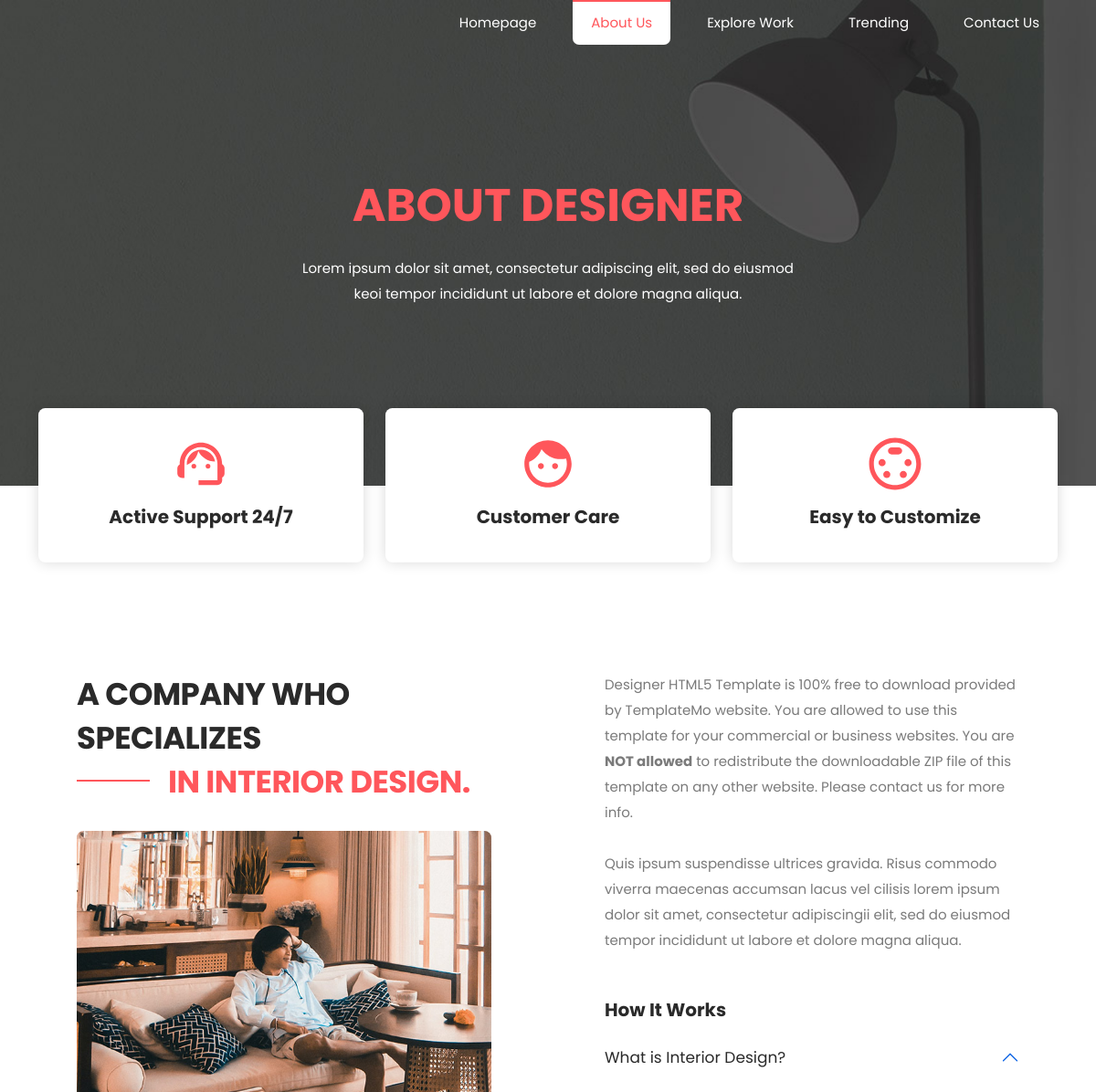
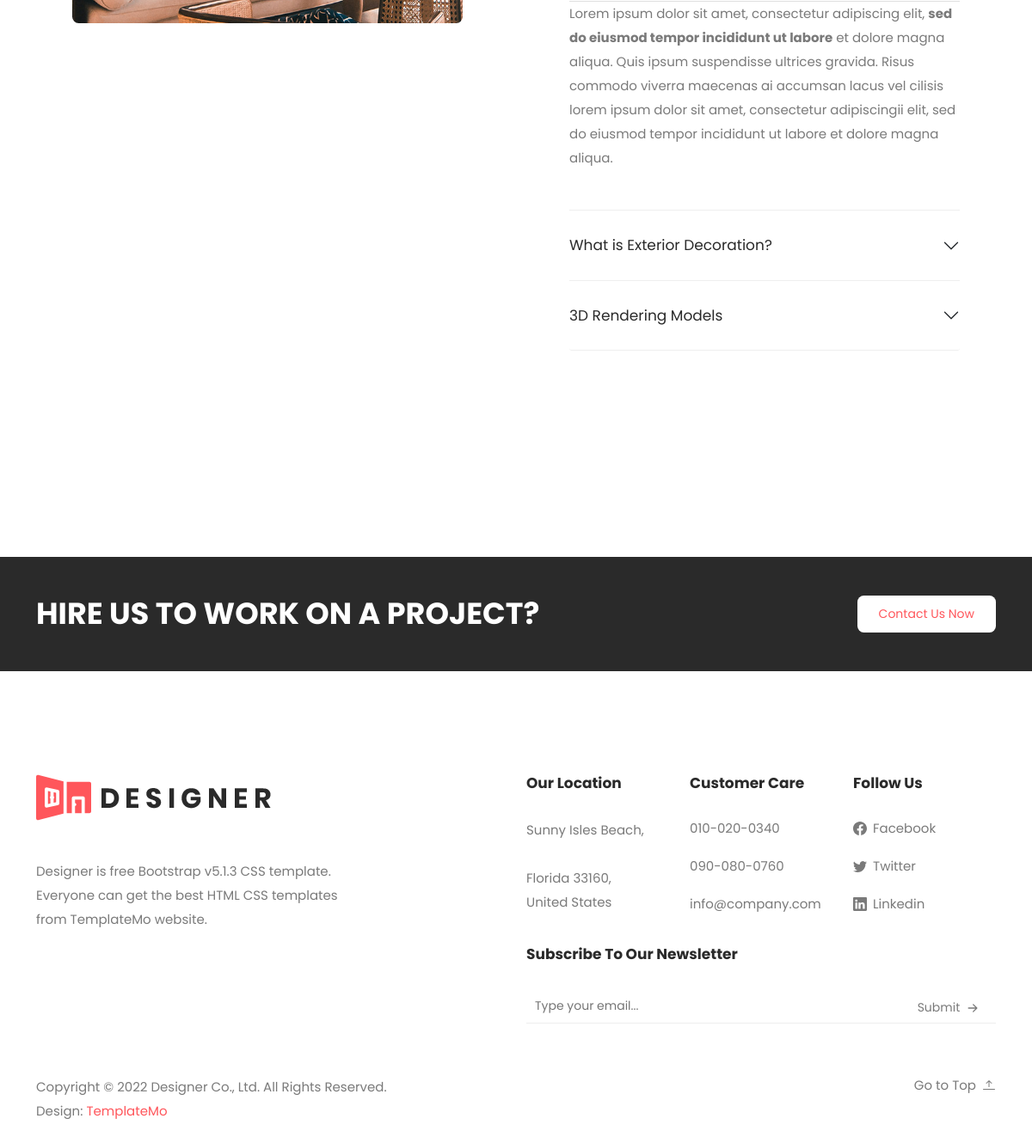
The page /about/ on the database its author committed (2 pictures, top to bottom).
### main/models.py (models this page shows, shortened)
class AboutPage(models.Model):
    nameH2 = models.CharField('About page 1', max_length=50)
    nameH1 = models.CharField('About page 2', max_length=250)
    img = models.ImageField('About page image', upload_to='media')
    class Meta:
        verbose_name = 'AboutPage'
        verbose_name_plural = 'AboutPages'

class AboutUsPage(models.Model):
    nameH2 = models.CharField('About page 1', max_length=250)
    nameH1 = models.CharField('About page 2', max_length=250)
    img = models.ImageField('About page image', upload_to='media')
    class Meta:
        verbose_name = 'AboutUsPage'
        verbose_name_plural = 'AboutUsPages'

### main/views.py (the view)
# urls.py: path('about/', AboutPageListView.as_view(), name='about'),
class AboutPageListView(ListView):
    template_name = 'about.html'
    def get(self, request):
        aboutPages = AboutPage.objects.all()
        aboutUsPages = AboutUsPage.objects.all()
        aboutTeams = AboutTeam.objects.all()
        return render(request, self.template_name, {
            'aboutPages':aboutPages,
            'aboutUsPages':aboutUsPages,
            'aboutTeams':aboutTeams
        })

### main/templates/about.html (shortened to what this page needs)
{% extends 'base.html' %}
{% load static %}
{% block css %}
     <link href="{% static 'css/bootstrap.min.css' %}" rel="stylesheet">
     <link rel="stylesheet" href="{% static 'css/fontawesome.css' %}">
     <link rel="stylesheet" href="{% static 'css/templatemo-572-designer.css' %}">
     <link rel="stylesheet" href="{% static 'css/owl.css' %}">
     <link rel="stylesheet" href="{% static 'css/animate.css' %}">
     <link rel="stylesheet"href="https://unpkg.com/swiper@7/swiper-bundle.min.css"/>
{% endblock %}
{% block menu %}
  <header id="#top">
      <nav class="main-navigation navbar navbar-expand-lg navbar-light">
          <div class="container">
            <div class="collapse navbar-collapse" id="navbarNav">
              <ul class="navbar-nav">
                <li class="nav-item">
                  <a class="nav-link" href="{% url 'index' %}">Homepage</a>
                </li>
                <li class="nav-item">
                  <a class="nav-link active" href="{% url 'about' %}">About Us</a>
                </li>
                <li class="nav-item">
                  <a class="nav-link" href="{% url 'explore' %}">Explore Work</a>
                </li>
                <li class="nav-item">
                  <a class="nav-link" href="{% url 'trending' %}">Trending</a>
                </li>
                <li class="nav-item">
                  <a class="nav-link" href="{% url 'contact' %}">Contact Us</a>
                </li>
              </ul>
            </div>
          </div>
      </nav>
  </header>
{% endblock %}
{% block content %}
  <div class="page-banner change-name" >
        <div class="container">
            <div class="row">
             {% for i in aboutPages %}
                <div class="col-lg-6 offset-lg-3">
                    <div class="header-text">
                        <h2><em>{{ i.nameH2 }}</em></h2>
                        <p>{{ i.nameH1 }}</p>
                    </div>
                </div>
            {% endfor %}
            </div>
        </div>
    </div>
    <div class="services">
        <div class="container">
            <div class="row">
                <div class="col-lg-4">
                    <div class="service-item">
                        <h4>Active Support 24/7</h4>
                    </div>
                </div>
                <div class="col-lg-4">
                    <div class="service-item">
                        <h4>Customer Care</h4>
                    </div>
                </div>
                <div class="col-lg-4">
                    <div class="service-item">
                        <h4>Easy to Customize</h4>
                    </div>
                </div>
            </div>
        </div>
    </div>
    <section class="interior-design">
        <div class="container expanded">
            <div class="row">
                {% for j in aboutUsPages %}
                <div class="col-lg-6">
                    <div class="section-heading">
                        <h2>{{ j.nameH2 }}<br><em>{{ j.nameH1 }}</em></h2>
                    </div>
                    <div class="left-image">
                        <img src="{{ j.img.url }}" alt="">
                    </div>
                </div>
                {% endfor %}
                <div class="col-lg-6 align-self-center">
                    <div class="right-content">
                        <p>Designer HTML5 Template is 100% free to download provided by TemplateMo website. You are allowed to use this template for your commercial or business websites. You are <strong>NOT allowed</strong> to redistribute the downloadable ZIP file of this template on any other website. Please contact us for more info.
                        <br><br>Quis ipsum suspendisse ultrices gravida. Risus commodo viverra maecenas accumsan lacus vel cilisis lorem ipsum dolor sit amet, consectetur adipiscingii elit, sed do eiusmod tempor incididunt ut labore et dolore magna aliqua.</p>
                        <div class="accordion" id="accordionExample">
                            <h4>How It Works</h4>
                            <div class="accordion-item">
                            <h2 class="accordion-header" id="headingOne">
                                <button class="accordion-button" type="button" data-bs-toggle="collapse" data-bs-target="#collapseOne" aria-expanded="true" aria-controls="collapseOne">
                                    What is Interior Design?
                                </button>
                            </h2>
                            <div id="collapseOne" class="accordion-collapse collapse show" aria-labelledby="headingOne" data-bs-parent="#accordionExample">
                                <div class="accordion-body">
                                <p>Lorem ipsum dolor sit amet, consectetur adipiscing elit, <strong>sed do eiusmod tempor incididunt ut labore</strong> et dolore magna aliqua. Quis ipsum suspendisse ultrices gravida. Risus commodo viverra maecenas ai accumsan lacus vel cilisis lorem ipsum dolor sit amet, consectetur adipiscingii elit, sed do eiusmod tempor incididunt ut labore et dolore magna aliqua.</p>
                                </div>
                            </div>
                            </div>
                            <div class="accordion-item">
                            <h2 class="accordion-header" id="headingTwo">
                                <button class="accordion-button collapsed" type="button" data-bs-toggle="collapse" data-bs-target="#collapseTwo" aria-expanded="false" aria-controls="collapseTwo">
                                    What is Exterior Decoration?
                                </button>
                            </h2>
                            </div>
                            <div class="accordion-item">
                            <h2 class="accordion-header" id="headingThree">
                                <button class="accordion-button collapsed" type="button" data-bs-toggle="collapse" data-bs-target="#collapseThree" aria-expanded="false" aria-controls="collapseThree">
                                    3D Rendering Models
                                </button>
                            </h2>
                            </div>
                        </div>
                    </div>
                </div>
            </div>
        </div>
    </section>
    <section class="what-they-say">
    </section>
    <section class="call-to-action">
        <div class="container">
            <div class="row">
                <div class="col-lg-8">
                    <h2>Hire us to Work on a Project?</h2>
                </div>
                <div class="col-lg-4">
                    <div class="white-button">
                        <a href="#">Contact Us Now</a>
                    </div>
                </div>
            </div>
        </div>
    </section>
    {% endblock %}

### rows shown on the page
AboutPage: nameH2 "ABOUT DESIGNER", nameH1 "Lorem ipsum dolor sit amet, consectetur adipiscing elit, sed do eiusmod keoi tempor incididunt ut labore et dolore magna aliqua."
AboutUsPage: nameH2 "A COMPANY WHO SPECIALIZES", nameH1 "IN INTERIOR DESIGN.", img (picture)
